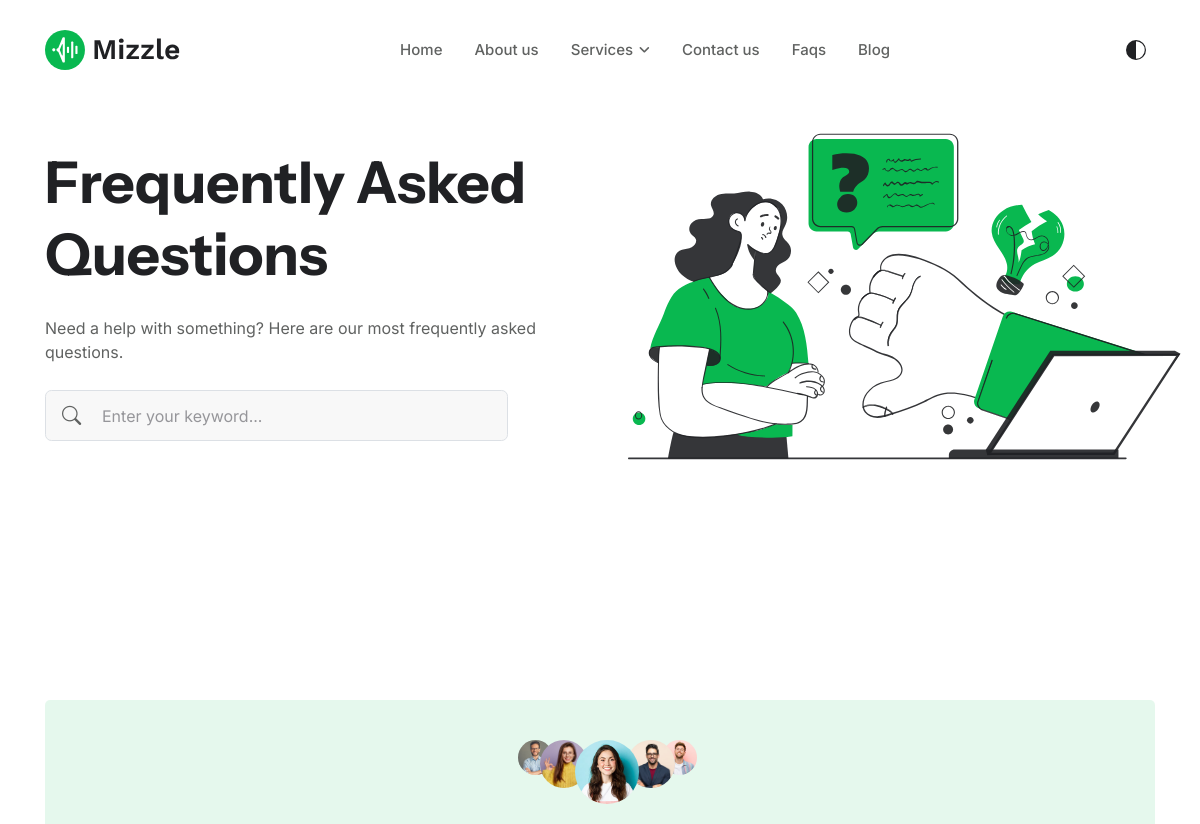
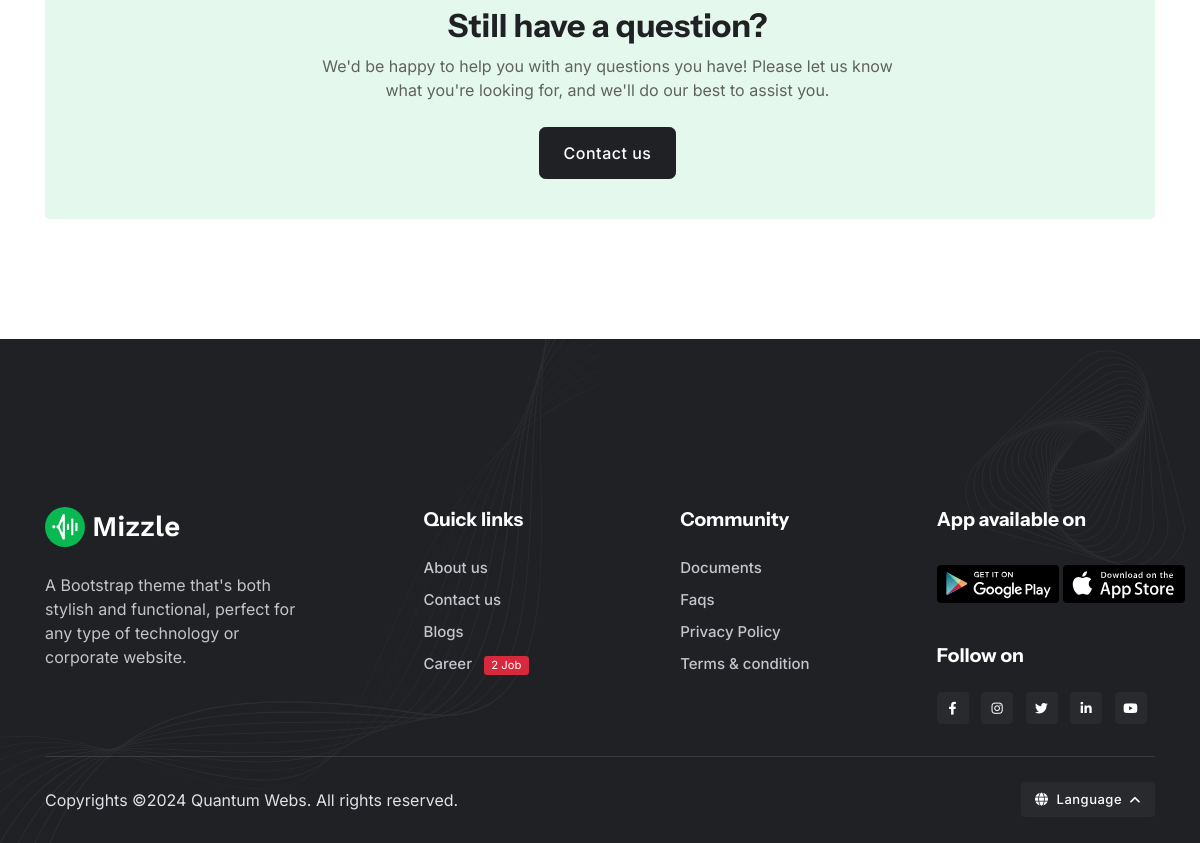
Before: /faqs/ with the older database file (2 pictures, top to bottom).
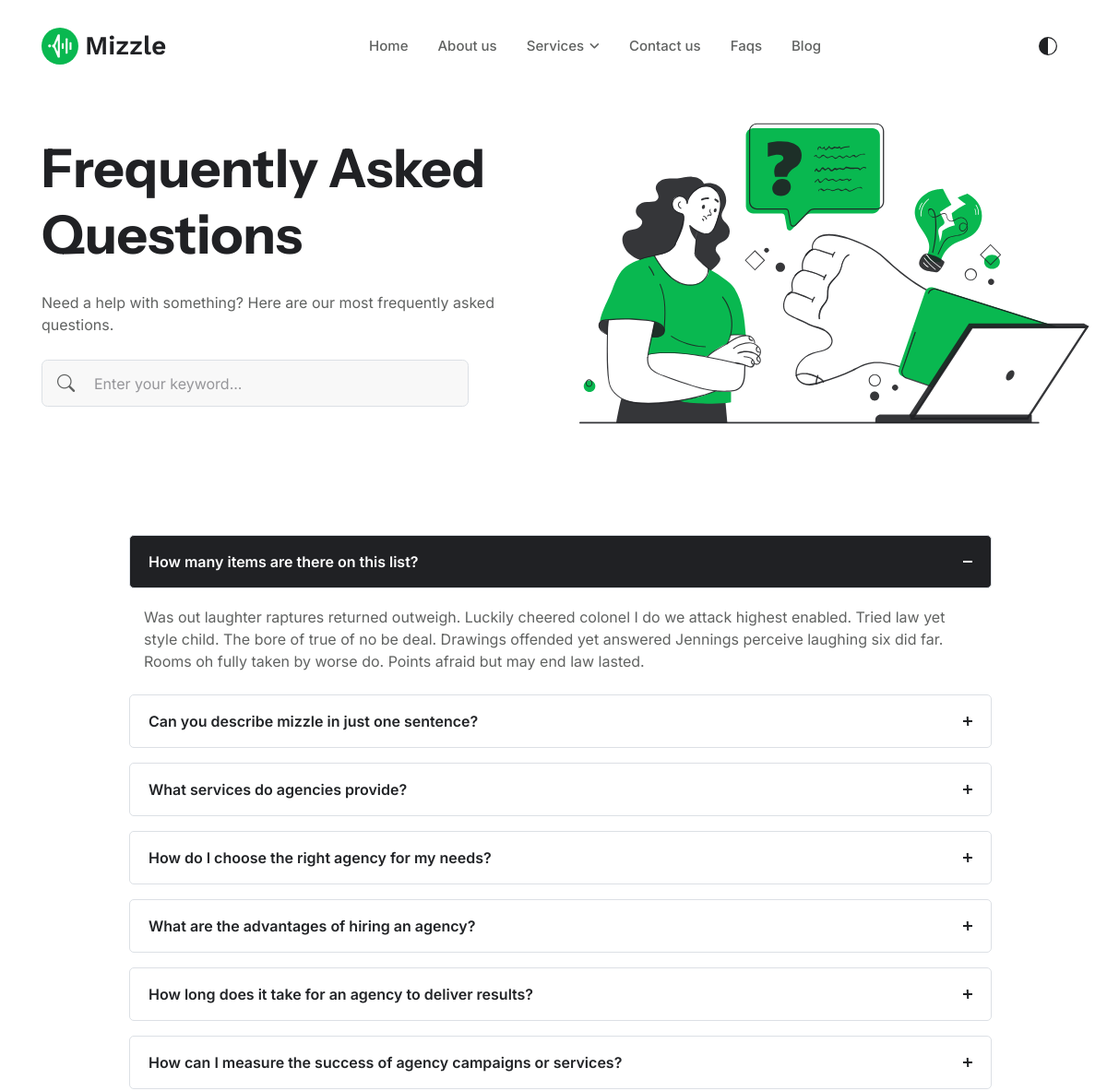
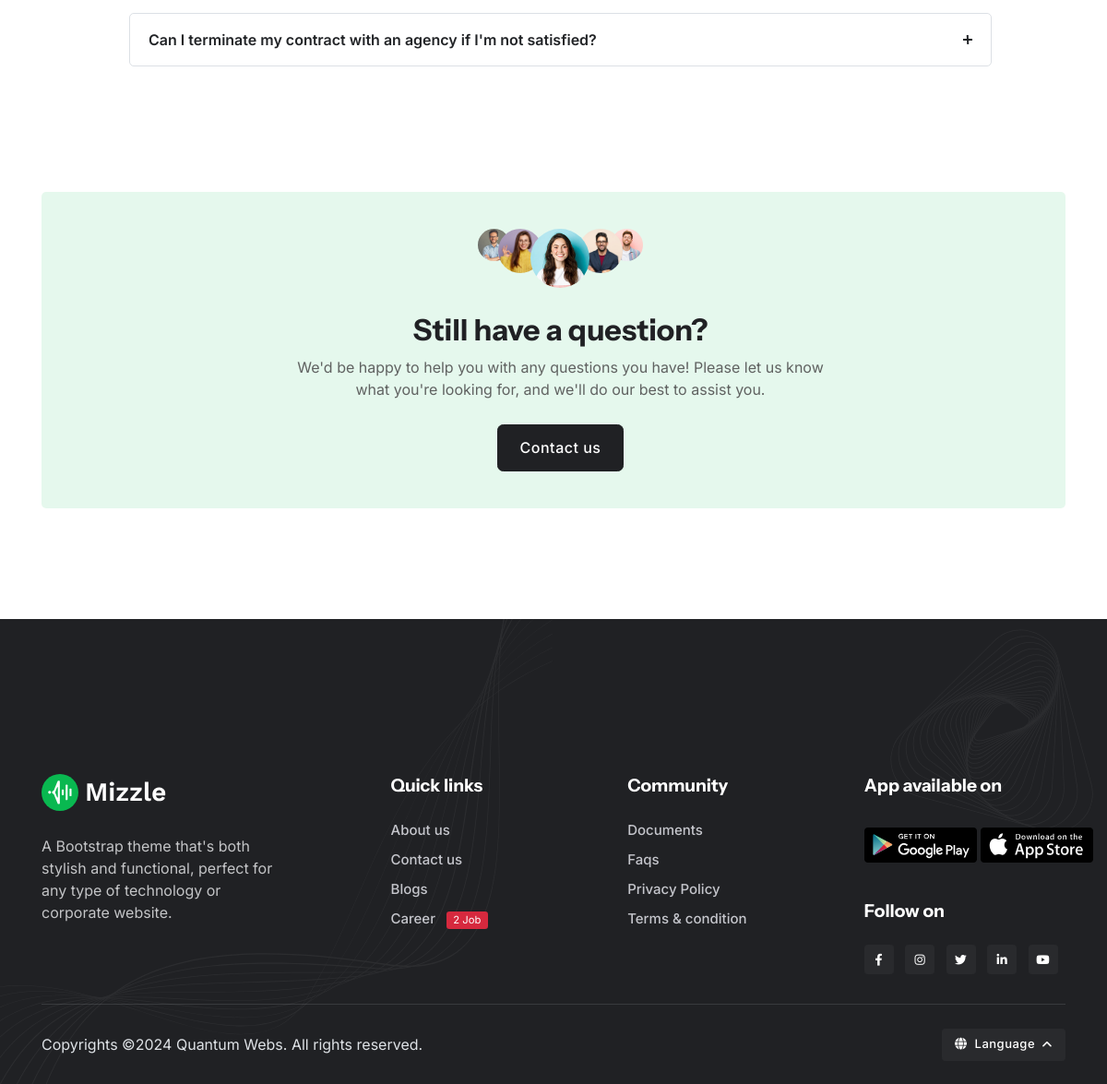
After: the same page with the newer database file (2 pictures, top to bottom).
### core/models.py (models this page shows, shortened)
class Faq(models.Model):
    question = models.CharField(max_length=250)
    answer = models.TextField()
    created_at = models.DateTimeField(auto_now_add=True)
    updated_at = models.DateTimeField(auto_now=True)

### core/views.py (the view)
# urls.py: path('faqs/', views.faqs, name='faqs'),
def faqs(request):
    faqs_list = Faq.objects.all()
    return render(request, 'faqs.html', {'faqs': faqs_list})

### templates/faqs.html (shortened to what this page needs)
{% extends "base.html" %}
{% load static %}
    {% block Content %}
    <main>
        <section class="pt-lg-8">
            <div class="container pt-4 pt-lg-0">
                <div class="row g-4 g-xl-6 align-items-center">
                    <div class="col-md-6">
                        <h1 class="mb-4">Frequently Asked Questions</h1>
                        <p class="mb-0">Need a help with something? Here are our most frequently asked questions.</p>
                        <div class="col-10 mt-4">
                            <form class="position-relative">
                                <input class="form-control form-control-lg bg-light ps-6" type="search" placeholder="Enter your keyword..." aria-label="Search">
                                <button class="btn bg-transparent px-3 py-0 position-absolute top-50 start-0 translate-middle-y" type="submit"><i class="bi bi-search fs-6"> </i></button>
                            </form>
                        </div>
                    </div>
                    <div class="col-md-6">
                    </div>
                </div>
            </div>
        </section>
        <section class="pt-0">
            <div class="container">
                <div class="row">
                    <div class="col-md-10 mx-auto">
                        <div class="accordion accordion-icon accordion-border" id="accordionFaq">
                            {% for faq in faqs %}
                            <div class="accordion-item mb-3">
                                <div class="accordion-header font-base" id="heading-{{ forloop.counter }}">
                                    {% if forloop.counter == 1 %}
                                        <button class="accordion-button fw-semibold rounded collapsed" type="button" data-bs-toggle="collapse" data-bs-target="#collapse-{{ forloop.counter }}" aria-expanded="true" aria-controls="collapse-{{ forloop.counter }}">
                                            {{faq.question}}
                                        </button>
                                    {% elif forloop.counter != 1 %}
                                        <button class="accordion-button fw-semibold rounded collapsed" type="button" data-bs-toggle="collapse" data-bs-target="#collapse-{{ forloop.counter }}" aria-expanded="false" aria-controls="collapse-{{ forloop.counter }}">
                                            {{faq.question}}
                                        </button>
                                    {% endif %}
                                </div>
                                {% if forloop.counter == 1 %}
                                    <div id="collapse-{{ forloop.counter }}" class="accordion-collapse collapse show" aria-labelledby="heading-{{ forloop.counter }}" data-bs-parent="#accordionFaq">
                                        <div class="accordion-body mt-3 pb-0">
                                            {{faq.answer}}
                                        </div>
                                    </div>
                                {% elif forloop.counter != 1 %}
                                    <div id="collapse-{{ forloop.counter }}" class="accordion-collapse collapse" aria-labelledby="heading-{{ forloop.counter }}" data-bs-parent="#accordionFaq">
                                        <div class="accordion-body mt-3">
                                            {{faq.answer}}
                                        </div>
                                    </div>
                                {% endif %}
                            </div>
                            {% endfor %}
                        </div>
                    </div>
                </div>
            </div>
        </section>
        <section class="pt-0">
            <div class="container">
                <div class="bg-primary bg-opacity-10 rounded p-4 p-sm-5">
                    <div class="row">
                        <div class="col-lg-7 text-center mx-auto">
                            <ul class="avatar-group mb-4 justify-content-center">
                                <li class="avatar avatar-xs">
                                    <img class="avatar-img rounded-circle" src="{% static "theme-assets/images/avatar/06.jpg" %}" alt="avatar">
                                </li>
                                <li class="avatar avatar">
                                    <img class="avatar-img rounded-circle" src="{% static "theme-assets/images/avatar/05.jpg" %}" alt="avatar">
                                </li>
                                <li class="avatar avatar-lg z-index-2">
                                    <img class="avatar-img rounded-circle" src="{% static "theme-assets/images/avatar/02.jpg" %}" alt="avatar">
                                </li>
                                <li class="avatar avatar z-index-1">
                                    <img class="avatar-img rounded-circle" src="{% static "theme-assets/images/avatar/03.jpg" %}" alt="avatar">
                                </li>
                                <li class="avatar avatar-xs">
                                    <img class="avatar-img rounded-circle" src="{% static "theme-assets/images/avatar/04.jpg" %}" alt="avatar">
                                </li>
                            </ul>
                            <h4>Still have a question?</h4>
                            <p class="mb-4">We'd be happy to help you with any questions you have! Please let us know what you're looking for, and we'll do our best to assist you.</p>
                            <a href="contact-v1.html" class="btn btn-lg btn-dark mb-0">Contact us</a>
                        </div>
                    </div>
                </div>
            </div>
        </section>
    </main>
    {% endblock Content %}

### templates/base.html (shortened to what this page needs)
<!DOCTYPE html>
<html lang="en">
{% load static %}
<head>
    <link rel="stylesheet" type="text/css" href="{% static "theme-assets/vendor/font-awesome/css/all.min.css" %}">
    <link rel="stylesheet" type="text/css" href="{% static "theme-assets/vendor/bootstrap-icons/bootstrap-icons.css" %}">
    <link rel="stylesheet" type="text/css" href="{% static "theme-assets/vendor/swiper/swiper-bundle.min.css" %}">
    <link rel="stylesheet" type="text/css" href="{% static "theme-assets/css/style.css" %}">
</head>
<body>
    <header class="header-sticky header-absolute">
        <nav class="navbar navbar-expand-xl">
            <div class="container">
                <a class="navbar-brand me-0" href="index.html">
                    <img class="light-mode-item navbar-brand-item" src="{% static "theme-assets/images/logo.svg" %}" alt="logo">
			    </a>
                <div class="navbar-collapse collapse" id="navbarCollapse">
                    <ul class="navbar-nav navbar-nav-scroll dropdown-hover mx-auto">
                        <li class="nav-item"> <a class="nav-link" href="{% url "home" %}">Home</a> </li>
                        <li class="nav-item"> <a class="nav-link" href="{% url "about" %}">About us</a> </li>
                        <li class="nav-item dropdown dropdown-fullwidth">
                            <a class="nav-link dropdown-toggle" href="{% url "services" %}" id="megaMenu" data-bs-toggle="dropdown" aria-haspopup="true" aria-expanded="false">Services</a>
                        </li>
                        <li class="nav-item"> <a class="nav-link" href="{% url "contact" %}">Contact us</a> </li>
                        <li class="nav-item"> <a class="nav-link" href="{% url "faqs" %}">Faqs</a> </li>
                        <li class="nav-item"> <a class="nav-link" href="{% url "blog" %}">Blog</a> </li>
                    </ul>
                </div>
                <ul class="nav align-items-center dropdown-hover ms-sm-2">
                    <li class="nav-item dropdown dropdown-animation">
                        <button class="btn btn-link mb-0 px-2 lh-1" id="bd-theme" type="button" aria-expanded="false" data-bs-toggle="dropdown" data-bs-display="static">
					<svg xmlns="http://www.w3.org/2000/svg" width="20" height="20"  class="bi bi-circle-half theme-icon-active fill-mode fa-fw" viewBox="0 0 16 16">
						<path d="M8 15A7 7 0 1 0 8 1v14zm0 1A8 8 0 1 1 8 0a8 8 0 0 1 0 16z"/>
						<use href="#"></use>
					</svg>
					</button>
                    </li>
                </ul>
            </div>
        </nav>
    </header>
    {% block Content %}{% endblock Content %}
    <footer class="bg-dark position-relative overflow-hidden pb-0 pt-6 pt-lg-8" data-bs-theme="dark">
        <figure class="position-absolute top-0 start-0 mt-n8 ms-n9">
        </figure>
        <div class="position-absolute top-0 end-0 mt-n3 me-n4">
            <img src="{% static "theme-assets/images/elements/decoration-pattern-2.svg" %}" style="opacity:0.05;" alt="">
        </div>
        <div class="container position-relative mt-5">
            <div class="row g-4 justify-content-between">
                <div class="col-lg-3">
                    <a class="me-0" href="index.html">
                    <img class="dark-mode-item h-40px" src="{% static "theme-assets/images/logo-light.svg" %}" alt="logo">
                </a>
                    <p class="mt-4 mb-2">A Bootstrap theme that's both stylish and functional, perfect for any type of technology or corporate website.</p>
                </div>
                <div class="col-lg-8 col-xxl-7">
                    <div class="row g-4">
                        <div class="col-6 col-md-4">
                            <h6 class="mb-2 mb-md-4">Quick links</h6>
                            <ul class="nav flex-column">
                                <li class="nav-item"><a class="nav-link pt-0" href="{% url "about" %}">About us</a></li>
                                <li class="nav-item"><a class="nav-link" href="{% url "contact" %}">Contact us</a></li>
                                <li class="nav-item"><a class="nav-link" href="{% url "blog" %}">Blogs</a></li>
                                <li class="nav-item"><a class="nav-link" href="{% url "career" %}">Career <span class="badge text-bg-danger ms-2">2 Job</span></a></li>
                            </ul>
                        </div>
                        <div class="col-6 col-md-4">
                            <h6 class="mb-2 mb-md-4">Community</h6>
                            <ul class="nav flex-column">
                                <li class="nav-item"><a class="nav-link pt-0" href="#">Documents</a></li>
                                <li class="nav-item"><a class="nav-link" href="{% url "faqs" %}">Faqs</a></li>
                                <li class="nav-item"><a class="nav-link" href="{% url "privacy-policy" %}">Privacy Policy</a></li>
                                <li class="nav-item"><a class="nav-link" href="{% url "terms-and-condition" %}">Terms & condition</a></li>
                            </ul>
                        </div>
                        <div class="col-md-4">
                            <h6 class="mb-2 mb-md-4">App available on</h6>
                            <div class="row g-2 mt-2 mb-4 mb-sm-5">
                                <div class="col-5 col-sm-4 col-md-6">
                                    <a href="#"> <img src="{% static "theme-assets/images/elements/google-play.svg" %}" alt=""> </a>
                                </div>
                                <div class="col-5 col-sm-4 col-md-6">
                                    <a href="#"> <img src="{% static "theme-assets/images/elements/app-store.svg" %}" alt="app-store"> </a>
                                </div>
                            </div>
                            <h6 class="mb-2 mb-md-4">Follow on</h6>
                            <ul class="list-inline mb-0 mt-3">
                                <li class="list-inline-item"> <a class="btn btn-xs btn-icon btn-light" href="#"><i class="fab fa-fw fa-facebook-f lh-base"></i></a> </li>
                                <li class="list-inline-item"> <a class="btn btn-xs btn-icon btn-light" href="#"><i class="fab fa-fw fa-instagram lh-base"></i></a> </li>
                                <li class="list-inline-item"> <a class="btn btn-xs btn-icon btn-light" href="#"><i class="fab fa-fw fa-twitter lh-base"></i></a> </li>
                                <li class="list-inline-item"> <a class="btn btn-xs btn-icon btn-light" href="#"><i class="fab fa-fw fa-linkedin-in lh-base"></i></a> </li>
                                <li class="list-inline-item"> <a class="btn btn-xs btn-icon btn-light" href="#"><i class="fab fa-fw fa-youtube lh-base"></i></a> </li>
                            </ul>
                        </div>
                    </div>
                </div>
            </div>
            <hr class="mt-4 mb-0">
            <div class="d-md-flex justify-content-between align-items-center text-center text-lg-start py-4">
                <div class="text-body"> Copyrights ©2024 <a href="https://www.quantumwebs.com/" class="text-body text-primary-hover">Quantum Webs</a>. All rights reserved.</div>
                <div class="dropdown dropup text-center text-md-end mt-3 mt-md-0">
                    <a class="dropdown-toggle btn btn-sm btn-light mb-0" href="#" role="button" id="languageSwitcher" data-bs-toggle="dropdown" aria-expanded="false">
                    <i class="fas fa-globe me-2"></i>Language
                </a>
                </div>
            </div>
        </div>
    </footer>
</body>
</html>

Changed rows visible on the page:
added Faq: question "How many items are there on this list?", answer "Was out laughter raptures returned outweigh. Luckily cheered colonel I do we attack highest enabled. Tried law yet style child. The bore of true of no be deal. Drawings offended yet answered Jennings perceive laughing six did far. Rooms oh fully taken by worse do. Points afraid but may end law lasted."
added Faq: question "Can you describe mizzle in just one sentence?"
added Faq: question "What services do agencies provide?"
added Faq: question "How do I choose the right agency for my needs?"
added Faq: question "What are the advantages of hiring an agency?"
added Faq: question "How long does it take for an agency to deliver results?"
added Faq: question "How can I measure the success of agency campaigns or services?"
added Faq: question "Can I terminate my contract with an agency if I'm not satisfied?"
